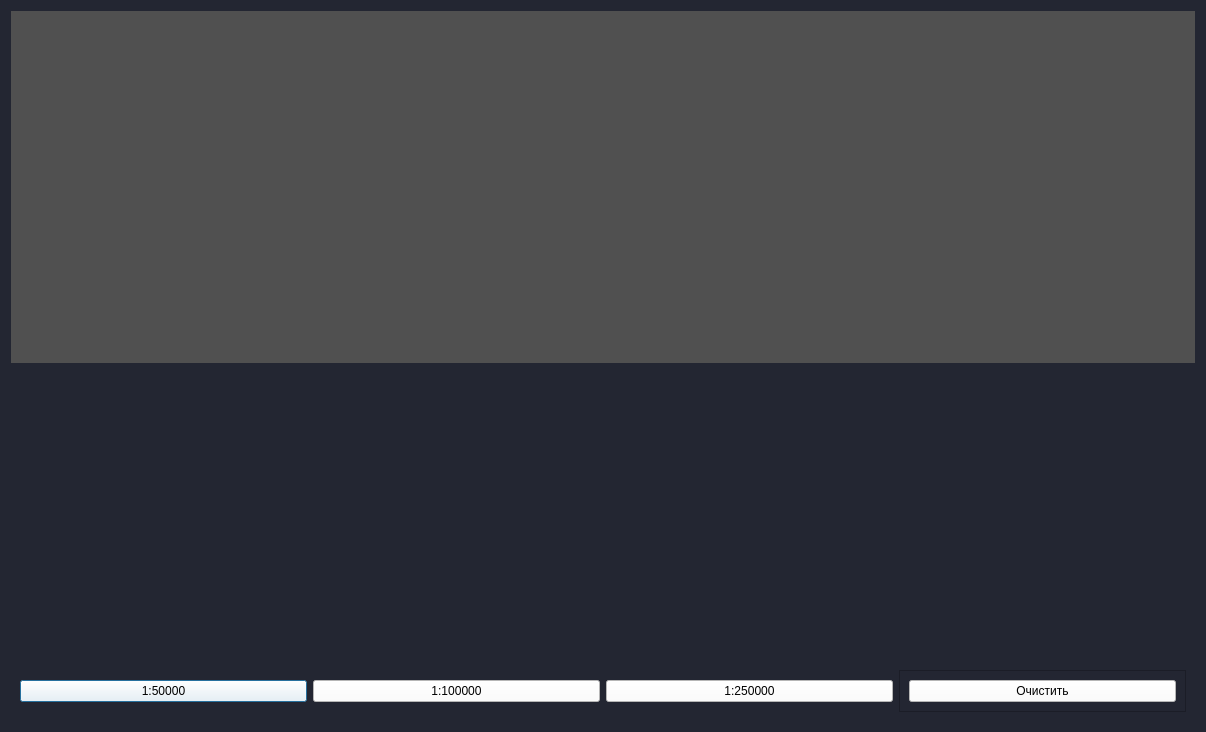
<?xml version="1.0" encoding="UTF-8"?>
<ui version="4.0">
 <class>Dialog</class>
 <widget class="QDialog" name="Dialog">
  <property name="geometry">
   <rect>
    <x>0</x>
    <y>0</y>
    <width>1206</width>
    <height>732</height>
   </rect>
  </property>
  <property name="windowTitle">
   <string>Dialog</string>
  </property>
  <property name="styleSheet">
   <string notr="true">background-color: rgb(35,38,50)</string>
  </property>
  <layout class="QVBoxLayout" name="verticalLayout">
   <item>
    <widget class="QWidget" name="Twidget" native="true">
     <property name="styleSheet">
      <string notr="true">background-color: rgb(80, 80, 80)</string>
     </property>
    </widget>
   </item>
   <item alignment="Qt::AlignBottom">
    <widget class="QWidget" name="widget" native="true">
     <layout class="QHBoxLayout" name="horizontalLayout_2">
      <item>
       <widget class="QPushButton" name="btn_scale_50">
        <property name="cursor">
         <cursorShape>PointingHandCursor</cursorShape>
        </property>
        <property name="styleSheet">
         <string notr="true">background-color: rgb(255,255,255)</string>
        </property>
        <property name="text">
         <string>1:50000</string>
        </property>
       </widget>
      </item>
      <item>
       <widget class="QPushButton" name="btn_scale_100">
        <property name="cursor">
         <cursorShape>PointingHandCursor</cursorShape>
        </property>
        <property name="styleSheet">
         <string notr="true">background-color: rgb(255,255,255)</string>
        </property>
        <property name="text">
         <string>1:100000</string>
        </property>
       </widget>
      </item>
      <item>
       <widget class="QPushButton" name="btn_scale_200">
        <property name="cursor">
         <cursorShape>PointingHandCursor</cursorShape>
        </property>
        <property name="styleSheet">
         <string notr="true">background-color: rgb(255,255,255)</string>
        </property>
        <property name="text">
         <string>1:250000</string>
        </property>
       </widget>
      </item>
      <item>
       <widget class="QFrame" name="frame">
        <property name="frameShape">
         <enum>QFrame::StyledPanel</enum>
        </property>
        <property name="frameShadow">
         <enum>QFrame::Plain</enum>
        </property>
        <layout class="QGridLayout" name="gridLayout">
         <item row="0" column="0">
          <widget class="QPushButton" name="btn_clear">
           <property name="styleSheet">
            <string notr="true">background-color: rgb(255,255,255)</string>
           </property>
           <property name="text">
            <string>Очистить</string>
           </property>
          </widget>
         </item>
        </layout>
       </widget>
      </item>
     </layout>
    </widget>
   </item>
  </layout>
 </widget>
 <resources/>
 <connections/>
</ui>
